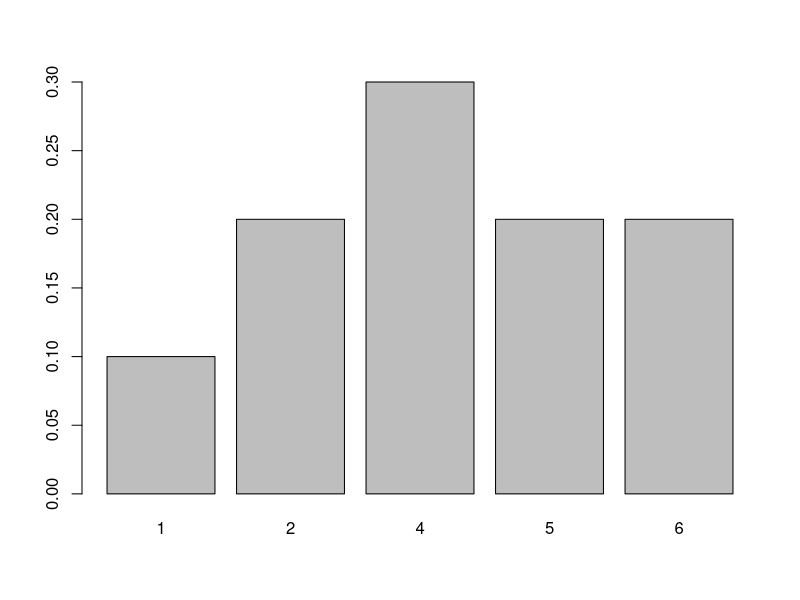
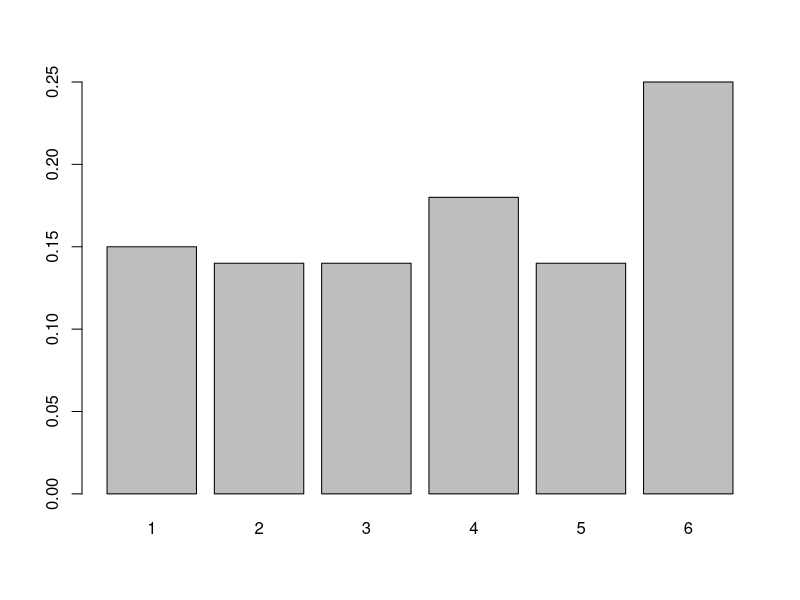
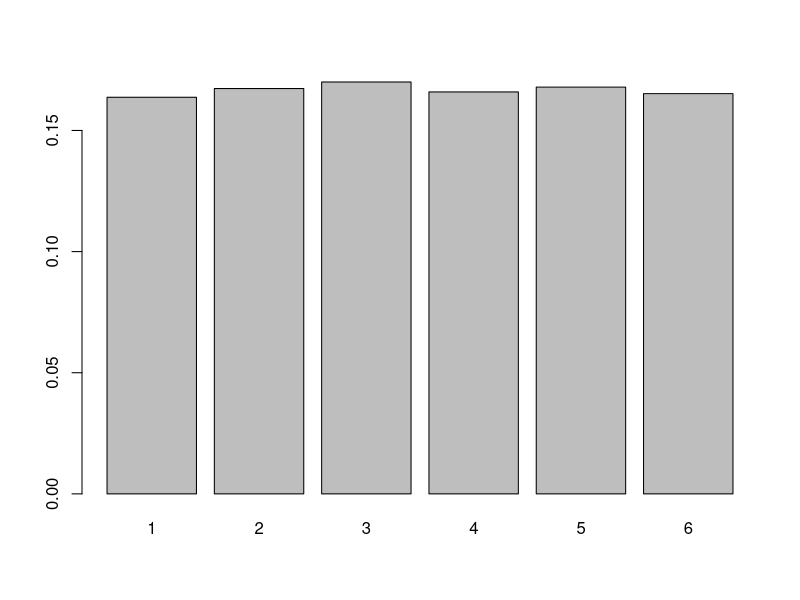
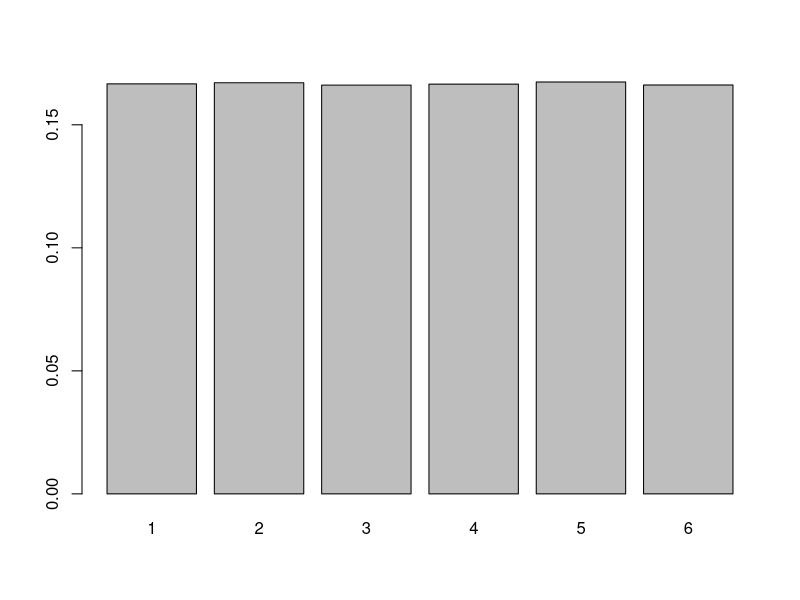
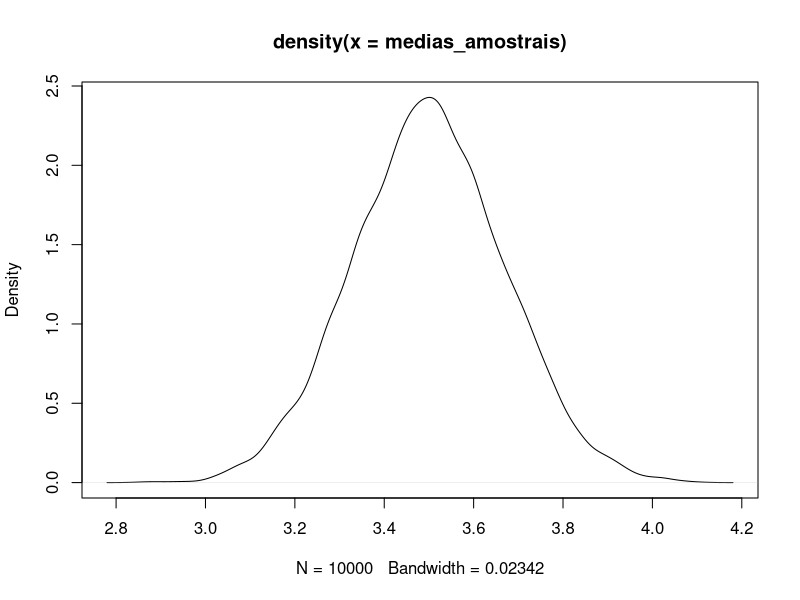

Generate these figures, in order, with R:
## ---- chunk 1
dado <- 1:6
## ---- chunk 2
set.seed(1234)

lancamento_dados <- sample(dado, size = 10, replace = T)

lancamento_dados <- prop.table(table(lancamento_dados))

barplot(lancamento_dados)
## ---- chunk 3
set.seed(1234)

lancamento_dados <- sample(dado, size = 100, replace = T)

lancamento_dados <- prop.table(table(lancamento_dados))

barplot(lancamento_dados)
## ---- chunk 4
set.seed(1234)

lancamento_dados <- sample(dado, size = 10000, replace = T)

lancamento_dados <- prop.table(table(lancamento_dados))

barplot(lancamento_dados)
## ---- chunk 5
lancamento_dados
## ---- chunk 6
set.seed(1234)

lancamento_dados <- sample(dado, size = 1000000, replace = T)

lancamento_dados <- prop.table(table(lancamento_dados))

barplot(lancamento_dados)
## ---- chunk 7
set.seed(1234)

medias_amostrais <- NA # Cria o objeto em que serao guardadas as medias amostrais
sd_amostrais <- NA

n_amostra <- 100

for(i in 1:10000){
  
  lancamento_dados <- sample(dado, size=n_amostra, replace=T)
  medias_amostrais[i] <- mean(lancamento_dados)
  sd_amostrais[i] <- sd(lancamento_dados)
  
}
## ---- chunk 8
plot(density(medias_amostrais))
## ---- chunk 9
mean(medias_amostrais)
mean(dado)
## ---- chunk 10
mean(sd_amostrais)/sqrt(n_amostra)

sd(medias_amostrais)
